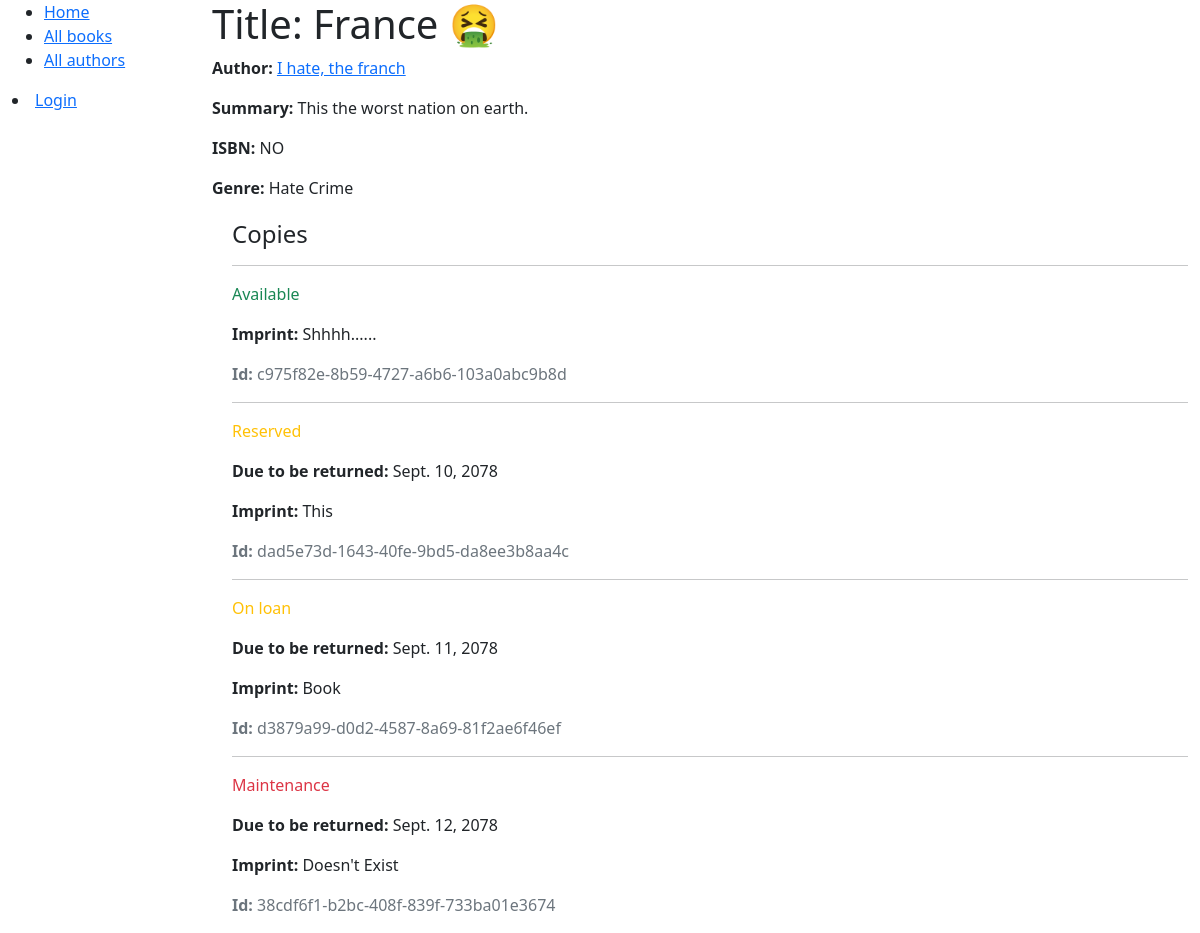
The page /testing/book/5 on the database as committed earlier.
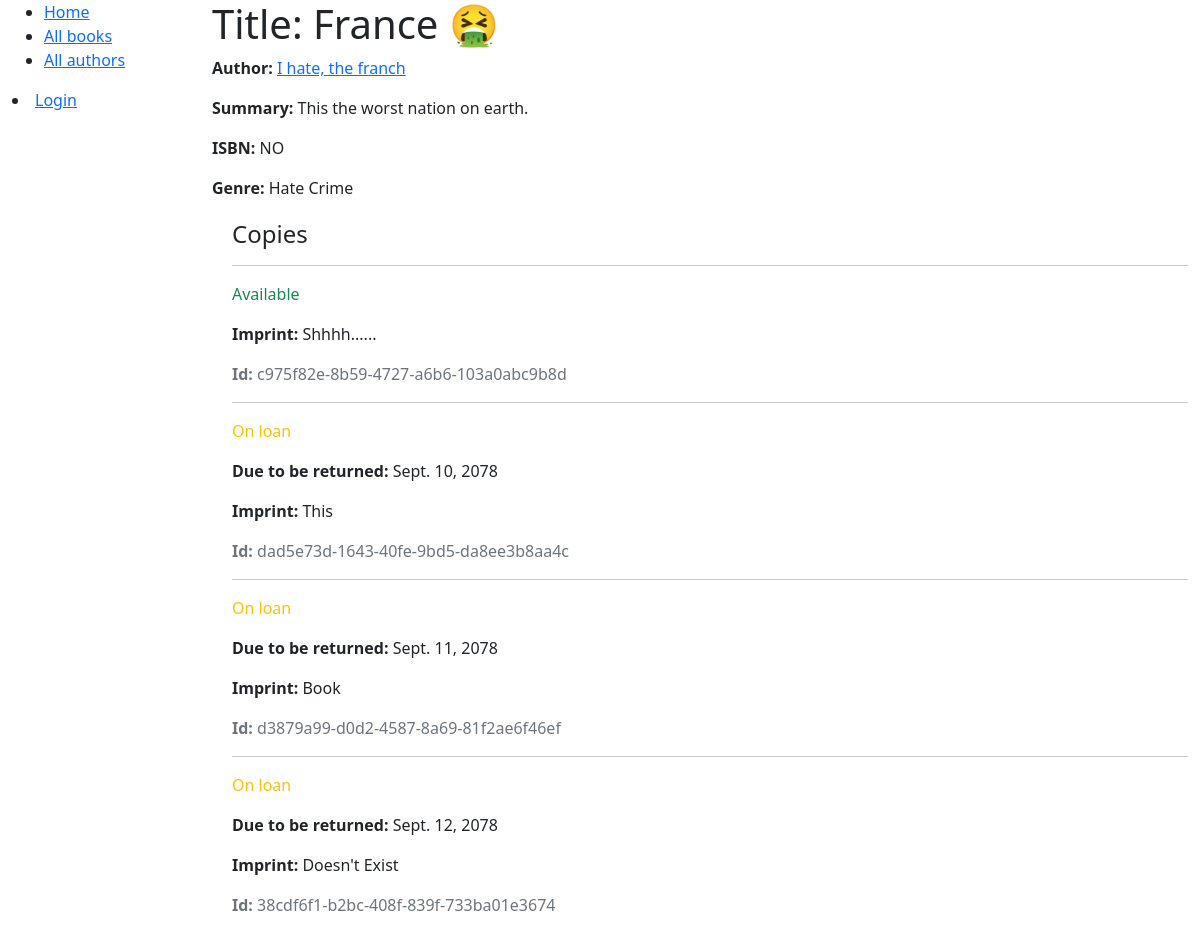
The same page on the database as committed later.
### testing/models.py (models this page shows, shortened)
class BookInstance(models.Model):
    id = models.UUIDField(primary_key=True, default=uuid.uuid4, help_text=_('Unique ID for this particular book across whole library'))
    book = models.ForeignKey('Book', on_delete=models.RESTRICT, null=True)
    imprint = models.CharField(max_length=200)
    due_back = models.DateField(null=True, blank=True)
    borrower = models.ForeignKey(User, on_delete = models.SET_NULL, null=True, blank=True)
    LOAN_STATUS = (
        ('m', 'Maintenance'),
        ('o', 'On loan'),
        ('a', 'Available'),
        ('r', 'Reserved'),
    )
    status = models.CharField(
        max_length=1,
        choices=LOAN_STATUS,
        blank=True,
        default='m',
        help_text=_('Book availability'),
    )
    class Meta:
        ordering = ['due_back']
        permissions = (("can_mark_returned", "Set book as returned"),)

### testing/views.py (the view)
# urls.py: path('book/<int:pk>', views.BookDetailView.as_view(), name = 'book-detail'),
class BookDetailView(generic.DetailView):
    model = Book

### testing/models.py (called while the page is built)
    def __str__(self):
        return self.name

    def __str__(self):
        return f'{self.last_name}, {self.first_name}'

### testing/templates/testing/book_detail.html
{% extends "base_generic.html" %}
{% block content %}
  <h1 class="text">Title: {{ book.title }}</h1>
  <p class="text"><strong>Author:</strong> <a href="">{{ book.author }}</a></p>
  <p class="text"><strong>Summary:</strong> {{ book.summary }}</p>
  <p class="text"><strong>ISBN:</strong> {{ book.isbn }}</p>
  <p class="text"><strong>Genre:</strong> {{ book.genre.all|join:", " }}</p>
  <div style="margin-left:20px;margin-top:20px">
    <h4 class="text">Copies</h4>
    {% for copy in book.bookinstance_set.all %}
      <hr />
      <p
        class="{% if copy.status == 'a' %}text-success{% elif copy.status == 'm' %}text-danger{% else %}text-warning{% endif %}">
        {{ copy.get_status_display }}
      </p>
      {% if copy.status != 'a' %}
        <p class="text"><strong>Due to be returned:</strong> {{ copy.due_back }}</p>
      {% endif %}
      <p class="text"><strong>Imprint:</strong> {{ copy.imprint }}</p>
      <p class="text-muted"><strong>Id:</strong> {{ copy.id }}</p>
    {% endfor %}
  </div>
{% endblock %}

Rows that differ between the two databases and show on the page:
changed BookInstance "Sept. 10, 2078": status "Reserved" → "On loan"
changed BookInstance "Sept. 12, 2078": status "Maintenance" → "On loan"
